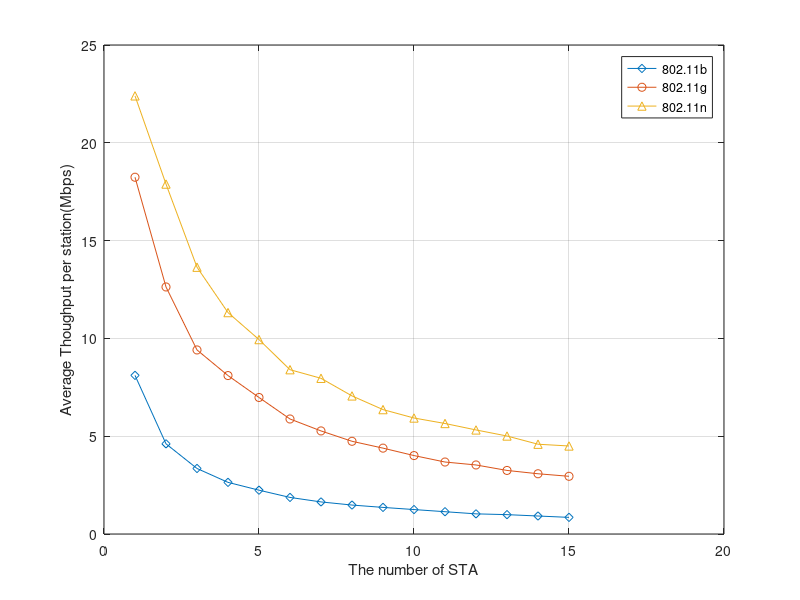

MATLAB code for this plot:
%% Performance
%M = [2:20];
%M = [1:20];
%M = [-50 -52 -55 -58 -61 -64 -67 -70 -73 -76 -79 -82 -85 -88 -90];
M = [1	2	3	4	5	6	7	8	9	10	11	12	13	14	15];


%figure3a
%case_1 = [1.0000	1.0000	1.0000	1.0000	1.0000	1.0000	1.0000	1.0000	1.0000	1.0000	1.0000	1.0000	1.0000	1.0000	1.0000	1.0000	1.0000	1.0000	1.0000	1.0000];
%case_2 = [1.0000	0.9777	0.9617	0.9389	0.9308	0.9146	0.9075	0.8967	0.8798	0.8625	0.8602	0.8481	0.8443	0.8319	0.8249	0.8235	0.8131	0.8037	0.7961	0.7893];
%case_3 = [1.0000	0.6245	0.4661	0.3672	0.3086	0.2696	0.2434	0.2180	0.1985	0.1881	0.1636	0.1535	0.1423	0.1403	0.1236	0.1243	0.1153	0.1115	0.1017	0.1032];

%figure3b
%case_1 = [3.595912	3.596859	3.605738	3.603190	3.588576	3.602278	3.597676	3.603642	3.585955	3.606814	3.588180	3.597259	3.597944	3.600614	3.581404	3.593054	3.604306	3.603894	3.597301];
%case_2 = [3.592970	3.579257	3.575621	3.558288	3.558557	3.531675	3.529150	3.529150	3.534196	3.510468	3.513256	3.499822	3.477614	3.480220	3.486639	3.476389	3.483112	3.464689	3.445879];
%case_3 = [3.270935	3.095795	2.980777	2.893049	2.816515	2.772608	2.724253	2.683347	2.646104	2.615389	2.587974	2.556911	2.536239	2.512154	2.497473	2.475060	2.456295	2.443708	2.426302];


%figure2b
%case_1 = [0.587104	1.204088	1.798780	2.402276	3.000693	3.586014	4.182395	4.791425	5.393690	5.958354	6.596322	7.205492	7.807874	8.415278	9.011809	9.606611	10.216882	10.839685	11.415692	11.984963];
%case_2 = [0.419041	1.043628	1.687525	2.310632	2.934394	3.556998	4.170604	4.767280	5.384281	5.985317	6.591862	7.218779	7.807360	8.398217	8.999277	9.624843	10.209322	10.801453	11.404492	12.025180];
%case_3 = [0.284555	0.750875	1.263566	1.790892	2.336138	2.886391	3.451325	4.009783	4.592388	5.168812	5.735232	6.320723	6.895207	7.479310	8.075966	8.663408	9.255194	9.837188	10.425130	11.043345];

%figure2a
%case_1 = [0.9758	0.9994	1.0000	1.0000	1.0000	1.0000	1.0000	1.0000	1.0000	1.0000	1.0000	1.0000	1.0000	1.0000	1.0000	1.0000	1.0000	1.0000	1.0000	1.0000];
%case_2 = [0.5044	0.6672	0.7683	0.8470	0.8927	0.9328	0.9514	0.9645	0.9757	0.9827	0.9874	0.9926	0.9951	0.9963	0.9975	0.9982	0.9990	0.9995	0.9996	0.9998];
%case_3 = [0.2381	0.2578	0.2775	0.2908	0.2988	0.3142	0.3220	0.3339	0.3442	0.3537	0.3606	0.3673	0.3822	0.3890	0.3963	0.4026	0.4146	0.4274	0.4273	0.4204];


%% For with out STA
%Th802b = [7.49 7.47 7.45 7.46 6.89 6.93 6.35 5.66 5.7 5.69 5.68 5 1.89 0.97 0];
%Th802g = [19.41 19.34 19.28 19.08 18.9 18.78 18.82 19.18 18.88 18.56 17.32 13.49 11.2 8.61 5];
%Th802n = [21.55 21.16 20.47 20.49 20.51 20.38 20.35 20.74 20.34 19.76 18.59 15.03 13.17 9.55 5.68];

%% For with  STA
Th802b = [8.11	4.61	3.35	2.64	2.24	1.87	1.64	1.48	1.36	1.25	1.14	1.03	0.99	0.92	0.85];
Th802g = [18.24	12.63	9.41	8.1	6.98	5.88	5.27	4.74	4.39	4.01	3.68	3.53	3.25	3.08	2.95];
Th802n = [22.4	17.89	13.64	11.32	9.94	8.4	7.96	7.06	6.36	5.93	5.65	5.32	5.01	4.59	4.5];

i = i+1;
figure(i)
%plot(M,case_1,'-d')
%hold on
%plot(M,case_2,'-s')
%hold on
%plot(M,case_3,'-^')
%hold on

plot(M,Th802b,'-d')
hold on
plot(M,Th802g,'-o')
hold on
plot(M,Th802n,'-^')
hold on


%xlabel('RSSI(dbm)')
xlabel('The number of STA')
ylabel('Average Thoughput per station(Mbps)')
%legend('\lambda_i=0.1\lambda_1','\lambda_i=0.5\lambda_1','\lambda_i=0.9\lambda_1')
legend('802.11b','802.11g','802.11n')
grid on